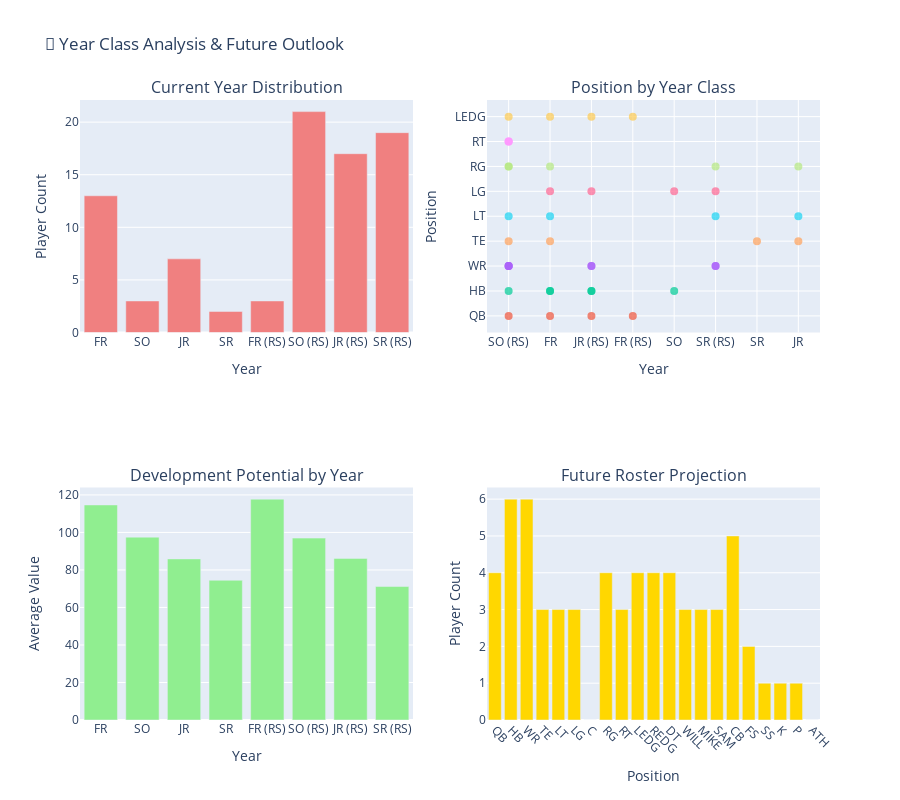

The code cell stored with this chart in its notebook:
### Code cell
# 4. Year Class Distribution and Future Outlook
if roster_df is not None:
    # Create year class analysis
    year_order = ['FR', 'SO', 'JR', 'SR', 'FR (RS)', 'SO (RS)', 'JR (RS)', 'SR (RS)']

    fig = make_subplots(
        rows=2, cols=2,
        subplot_titles=('Current Year Distribution', 'Position by Year Class',
                       'Development Potential by Year', 'Future Roster Projection'),
        specs=[[{"type": "bar"}, {"type": "scatter"}],
               [{"type": "bar"}, {"type": "bar"}]]
    )

    # Year distribution
    year_counts = roster_df['YEAR'].value_counts().reindex(year_order).fillna(0)
    fig.add_trace(
        go.Bar(x=year_counts.index, y=year_counts.values,
               name="Players by Year", marker_color='lightcoral'),
        row=1, col=1
    )

    # Position by year (scatter plot)
    for pos in position_order[:10]:  # Show top 10 positions to avoid clutter
        pos_data = roster_df[roster_df['POSITION'] == pos]
        if len(pos_data) > 0:
            fig.add_trace(
                go.Scatter(x=pos_data['YEAR'], y=[pos] * len(pos_data),
                          mode='markers', name=pos,
                          marker=dict(size=8, opacity=0.7)),
                row=1, col=2
            )

    # Development potential by year
    year_dev_potential = roster_df.groupby('YEAR')['VALUE'].mean().reindex(year_order).fillna(0)
    fig.add_trace(
        go.Bar(x=year_dev_potential.index, y=year_dev_potential.values,
               name="Avg Value by Year", marker_color='lightgreen'),
        row=2, col=1
    )

    # Future projection (non-graduating players)
    future_roster = roster_df[roster_df['STATUS'] != 'GRADUATING']
    future_counts = future_roster['POSITION'].value_counts().reindex(position_order).fillna(0)
    fig.add_trace(
        go.Bar(x=future_counts.index, y=future_counts.values,
               name="Next Season Projection", marker_color='gold'),
        row=2, col=2
    )

    fig.update_layout(height=800, title_text="📅 Year Class Analysis & Future Outlook", showlegend=False)
    fig.update_xaxes(title_text="Year", row=1, col=1)
    fig.update_yaxes(title_text="Player Count", row=1, col=1)
    fig.update_xaxes(title_text="Year", row=1, col=2)
    fig.update_yaxes(title_text="Position", row=1, col=2)
    fig.update_xaxes(title_text="Year", row=2, col=1)
    fig.update_yaxes(title_text="Average Value", row=2, col=1)
    fig.update_xaxes(title_text="Position", row=2, col=2, tickangle=45)
    fig.update_yaxes(title_text="Player Count", row=2, col=2)

    fig.show()

    # Print year class insights
    print("📅 Year Class Insights:")
    graduating = len(roster_df[roster_df['STATUS'] == 'GRADUATING'])
    total_players = len(roster_df)
    print(f"  • {graduating} players graduating ({graduating/total_players*100:.1f}% of roster)")
    print(f"  • {len(future_roster)} players returning next season")

    # Show positions most affected by graduation
    grad_by_pos = roster_df[roster_df['STATUS'] == 'GRADUATING']['POSITION'].value_counts()
    if len(grad_by_pos) > 0:
        print(f"  • Positions losing most players: {', '.join(grad_by_pos.head(3).index.tolist())}")

### Figure 1 — Plotly figure (JSON) as saved in the notebook; plotly's stock layout.template omitted (floating-point values rounded to 4 significant figures)
{"data": [{"marker": {"color": "lightcoral"}, "name": "Players by Year", "type": "bar", "x": ["FR", "SO", "JR", "SR", "FR (RS)", "SO (RS)", "JR (RS)", "SR (RS)"], "xaxis": "x", "y": [13, 3, 7, 2, 3, 21, 17, 19], "yaxis": "y"}, {"marker": {"opacity": 0.7, "size": 8}, "mode": "markers", "name": "QB", "type": "scatter", "x": ["SO (RS)", "FR", "JR (RS)", "FR (RS)"], "xaxis": "x2", "y": ["QB", "QB", "QB", "QB"], "yaxis": "y2"}, {"marker": {"opacity": 0.7, "size": 8}, "mode": "markers", "name": "HB", "type": "scatter", "x": ["JR (RS)", "JR (RS)", "SO (RS)", "SO", "FR", "FR"], "xaxis": "x2", "y": ["HB", "HB", "HB", "HB", "HB", "HB"], "yaxis": "y2"}, {"marker": {"opacity": 0.7, "size": 8}, "mode": "markers", "name": "WR", "type": "scatter", "x": ["SO (RS)", "SR (RS)", "JR (RS)", "JR (RS)", "SO (RS)", "SR (RS)", "SO (RS)", "SO (RS)"], "xaxis": "x2", "y": ["WR", "WR", "WR", "WR", "WR", "WR", "WR", "WR"], "yaxis": "y2"}, {"marker": {"opacity": 0.7, "size": 8}, "mode": "markers", "name": "TE", "type": "scatter", "x": ["SR", "FR", "SO (RS)", "JR"], "xaxis": "x2", "y": ["TE", "TE", "TE", "TE"], "yaxis": "y2"}, {"marker": {"opacity": 0.7, "size": 8}, "mode": "markers", "name": "LT", "type": "scatter", "x": ["SR (RS)", "SO (RS)", "JR", "FR"], "xaxis": "x2", "y": ["LT", "LT", "LT", "LT"], "yaxis": "y2"}, {"marker": {"opacity": 0.7, "size": 8}, "mode": "markers", "name": "LG", "type": "scatter", "x": ["SR (RS)", "SO", "FR", "JR (RS)"], "xaxis": "x2", "y": ["LG", "LG", "LG", "LG"], "yaxis": "y2"}, {"marker": {"opacity": 0.7, "size": 8}, "mode": "markers", "name": "RG", "type": "scatter", "x": ["SR (RS)", "SO (RS)", "JR", "SO (RS)", "FR"], "xaxis": "x2", "y": ["RG", "RG", "RG", "RG", "RG"], "yaxis": "y2"}, {"marker": {"opacity": 0.7, "size": 8}, "mode": "markers", "name": "RT", "type": "scatter", "x": ["SO (RS)", "SO (RS)", "SO (RS)"], "xaxis": "x2", "y": ["RT", "RT", "RT"], "yaxis": "y2"}, {"marker": {"opacity": 0.7, "size": 8}, "mode": "markers", "name": "LEDG", "type": "scatter", "x": ["JR (RS)", "FR", "SO (RS)", "FR (RS)"], "xaxis": "x2", "y": ["LEDG", "LEDG", "LEDG", "LEDG"], "yaxis": "y2"}, {"marker": {"color": "lightgreen"}, "name": "Avg Value by Year", "type": "bar", "x": ["FR", "SO", "JR", "SR", "FR (RS)", "SO (RS)", "JR (RS)", "SR (RS)"], "xaxis": "x3", "y": [114.7, 97.5, 85.89, 74.5, 117.8, 96.97, 86.15, 71.17], "yaxis": "y3"}, {"marker": {"color": "gold"}, "name": "Next Season Projection", "type": "bar", "x": ["QB", "HB", "WR", "TE", "LT", "LG", "C", "RG", "RT", "LEDG", "REDG", "DT", "WILL", "MIKE", "SAM", "CB", "FS", "SS", "K", "P", "ATH"], "xaxis": "x4", "y": [4, 6, 6, 3, 3, 3, 0, 4, 3, 4, 4, 4, 3, 3, 3, 5, 2, 1, 1, 1, 0], "yaxis": "y4"}], "layout": {"annotations": [{"font": {"size": 16}, "showarrow": false, "text": "Current Year Distribution", "x": 0.225, "xanchor": "center", "xref": "paper", "y": 1, "yanchor": "bottom", "yref": "paper"}, {"font": {"size": 16}, "showarrow": false, "text": "Position by Year Class", "x": 0.775, "xanchor": "center", "xref": "paper", "y": 1, "yanchor": "bottom", "yref": "paper"}, {"font": {"size": 16}, "showarrow": false, "text": "Development Potential by Year", "x": 0.225, "xanchor": "center", "xref": "paper", "y": 0.375, "yanchor": "bottom", "yref": "paper"}, {"font": {"size": 16}, "showarrow": false, "text": "Future Roster Projection", "x": 0.775, "xanchor": "center", "xref": "paper", "y": 0.375, "yanchor": "bottom", "yref": "paper"}], "height": 800, "showlegend": false, "title": {"text": "📅 Year Class Analysis & Future Outlook"}, "xaxis": {"anchor": "y", "domain": [0, 0.45], "title": {"text": "Year"}}, "xaxis2": {"anchor": "y2", "domain": [0.55, 1], "title": {"text": "Year"}}, "xaxis3": {"anchor": "y3", "domain": [0, 0.45], "title": {"text": "Year"}}, "xaxis4": {"anchor": "y4", "domain": [0.55, 1], "tickangle": 45, "title": {"text": "Position"}}, "yaxis": {"anchor": "x", "domain": [0.625, 1], "title": {"text": "Player Count"}}, "yaxis2": {"anchor": "x2", "domain": [0.625, 1], "title": {"text": "Position"}}, "yaxis3": {"anchor": "x3", "domain": [0, 0.375], "title": {"text": "Average Value"}}, "yaxis4": {"anchor": "x4", "domain": [0, 0.375], "title": {"text": "Player Count"}}}}
